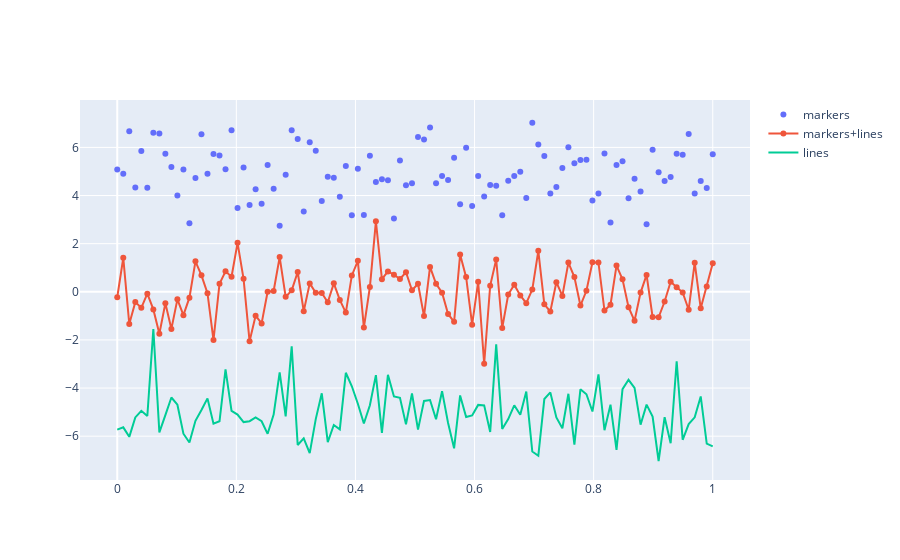

Write notebook code for a chart like this one.
### Code cell
# 3 Representações de Markers dentro de uma mesma figura

fig = go.Figure()

fig.add_trace(go.Scatter(x=x, y=ramdom_y0, mode = 'markers', name="markers"))

fig.add_trace(go.Scatter(x=x, y=ramdom_y1, mode = 'markers+lines', name="markers+lines"))

fig.add_trace(go.Scatter(x=x, y=ramdom_y2, mode = 'lines', name="lines"))
